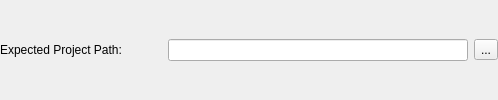
                <widget class="QWidget" name="w_expectedPrjPath" native="true">
                 <layout class="QGridLayout" name="gridLayout_4">
                  <property name="leftMargin">
                   <number>0</number>
                  </property>
                  <property name="topMargin">
                   <number>0</number>
                  </property>
                  <property name="rightMargin">
                   <number>0</number>
                  </property>
                  <property name="bottomMargin">
                   <number>0</number>
                  </property>
                  <item row="0" column="1">
                   <spacer name="horizontalSpacer_21">
                    <property name="orientation">
                     <enum>Qt::Horizontal</enum>
                    </property>
                    <property name="sizeHint" stdset="0">
                     <size>
                      <width>40</width>
                      <height>20</height>
                     </size>
                    </property>
                   </spacer>
                  </item>
                  <item row="0" column="2">
                   <widget class="QLineEdit" name="e_expectedPrjPath">
                    <property name="minimumSize">
                     <size>
                      <width>300</width>
                      <height>0</height>
                     </size>
                    </property>
                   </widget>
                  </item>
                  <item row="0" column="3">
                   <widget class="QToolButton" name="b_expectedPrjPath">
                    <property name="text">
                     <string>...</string>
                    </property>
                   </widget>
                  </item>
                  <item row="0" column="0">
                   <widget class="QLabel" name="l_expectedPrjPath">
                    <property name="text">
                     <string>Expected Project Path:</string>
                    </property>
                   </widget>
                  </item>
                 </layout>
                </widget>
